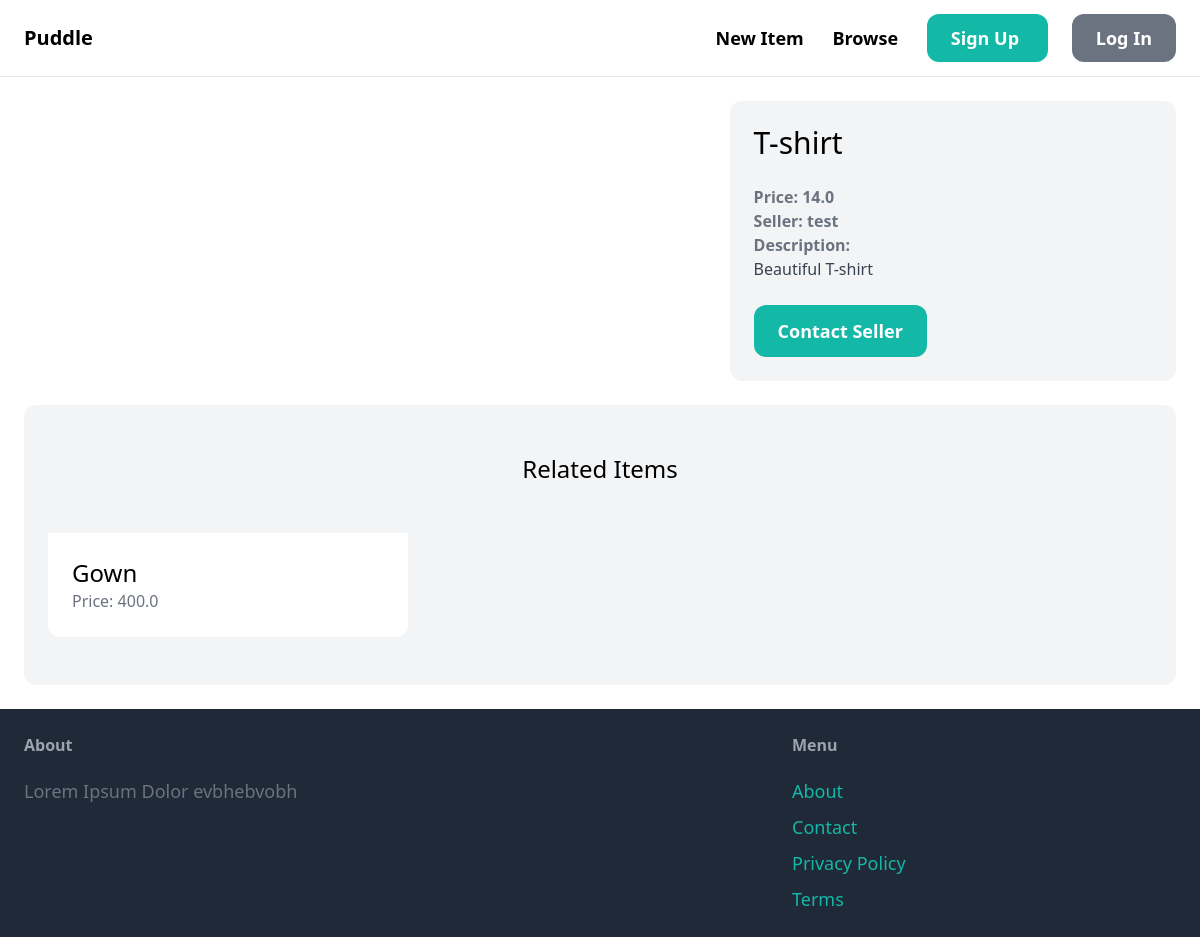
The app's page /items/1/, older data.
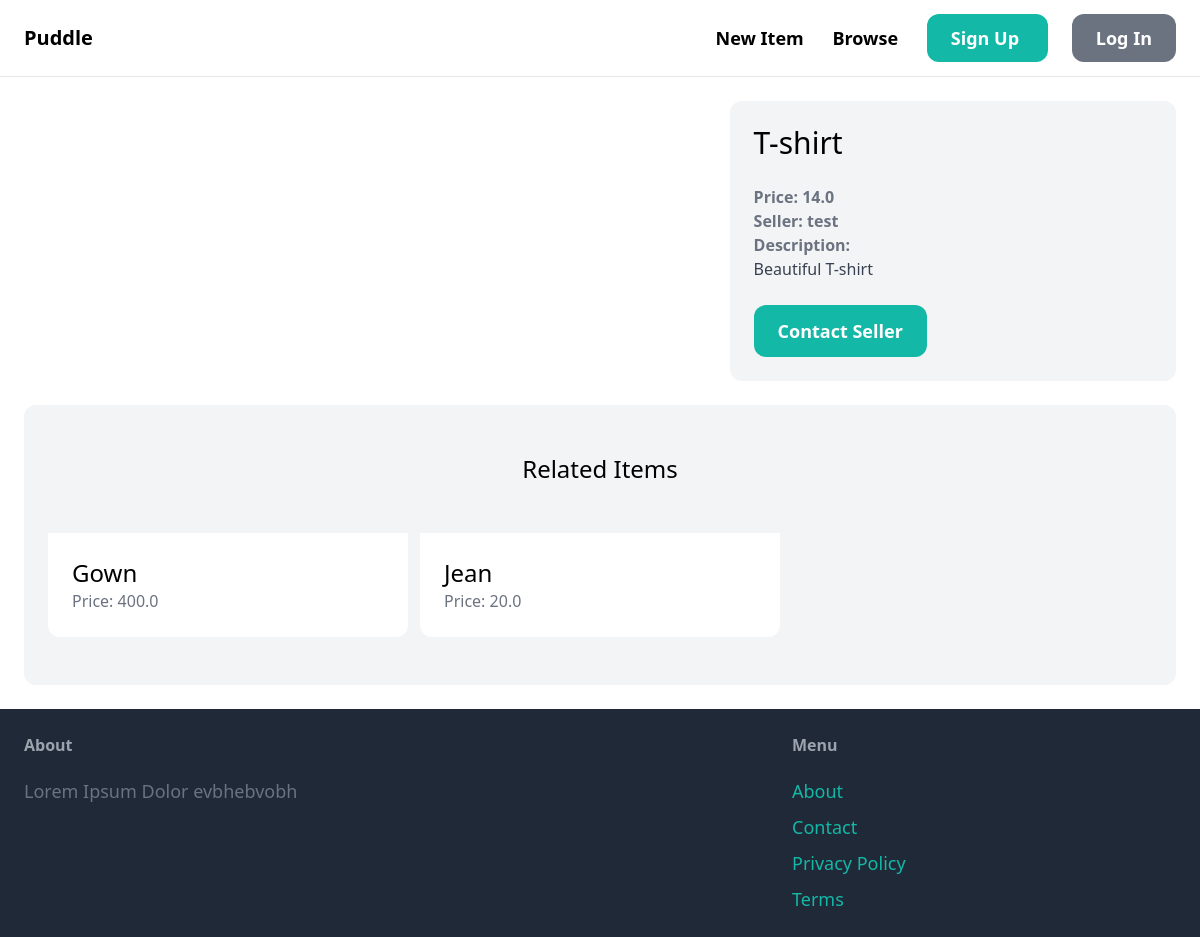
The same page, newer data.
### item/models.py (models this page shows, shortened)
class Item(models.Model):
	category = models.ForeignKey(Category, related_name='items', on_delete=models.CASCADE)
	name = models.CharField(max_length=255)
	description = models.TextField(blank=True, null=True)
	price = models.FloatField()
	image = models.ImageField(upload_to='item_images', blank=True, null=True)
	is_sold = models.BooleanField(default=False)
	created_by = models.ForeignKey(User, related_name='items', on_delete=models.CASCADE)
	created_at = models.DateTimeField(auto_now_add=True)

### item/views.py (the view)
# urls.py: path('<str:pk>/', views.detail, name='detail'),
def detail(request, pk):
	items = get_object_or_404(Item, pk=pk)
	related_items = Item.objects.filter(category=items.category, is_sold=False).exclude(pk=pk)[0:3]
	context = {
		'item': items,
		'related_items': related_items,
	}
	return render(request, 'item/detail.html', context)

### item/templates/item/detail.html (shortened to what this page needs)
{% extends 'core/base.html' %}
{% block content %}
    <div class="grid grid-cols-5 gap-6">
        <div class="col-span-3">
        </div>
        <div class="col-span-2 p-6 bg-gray-100 rounded-xl">
            <h1 class="mb-6 text-3xl">{{ item.name }}</h1>
            <p class="text-gray-500"><strong>Price: {{ item.price }}</strong></p>
            <p class="text-gray-500"><strong>Seller: {{ item.created_by.username }}</strong></p>
            {% if item.description %}
                <p class="text-gray-700">
                    <strong class="text-gray-500"> Description: </strong><br>
                    {{ item.description }}
                </p>
            {% endif %}
            <a href="#" class="inline-block mt-6 px-6 py-3 text-lg font-semibold bg-teal-500 text-white rounded-xl hover:bf-teal-700"> Contact Seller</a>
        </div>
    </div>
        <div class="mt-6 px-6 py-12 bg-gray-100 rounded-xl">
                <h2 class="mb-12 text-2xl text-center">
                        Related Items
                </h2>
                <div class="grid grid-cols-3 gap-3">
                        {% for item in related_items %}
                                <div>
                                        <a href="{% url 'detail' item.id %}">
                                                <div class="p-6 bg-white rounded-b-xl">
                                                        <h2 class="text-2xl">{{ item.name }}</h2>
                                                        <p class="text-gray-500">Price: {{ item.price }}</p>
                                                </div>
                                        </a>
                                </div>
                        {% endfor %}
                </div>
        </div>
{% endblock content %}

Row changes from the older to the newer data that the page shows:
added Item: name "Jean", price "20.0"
